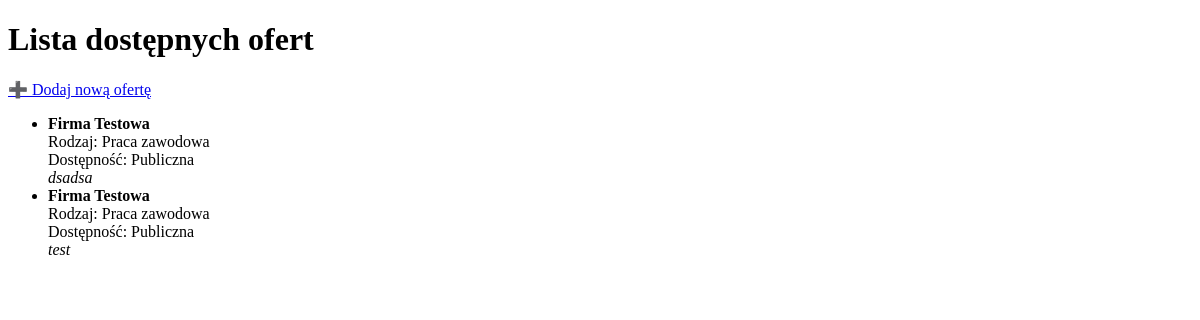
Page /oferty/ on the earlier database version.
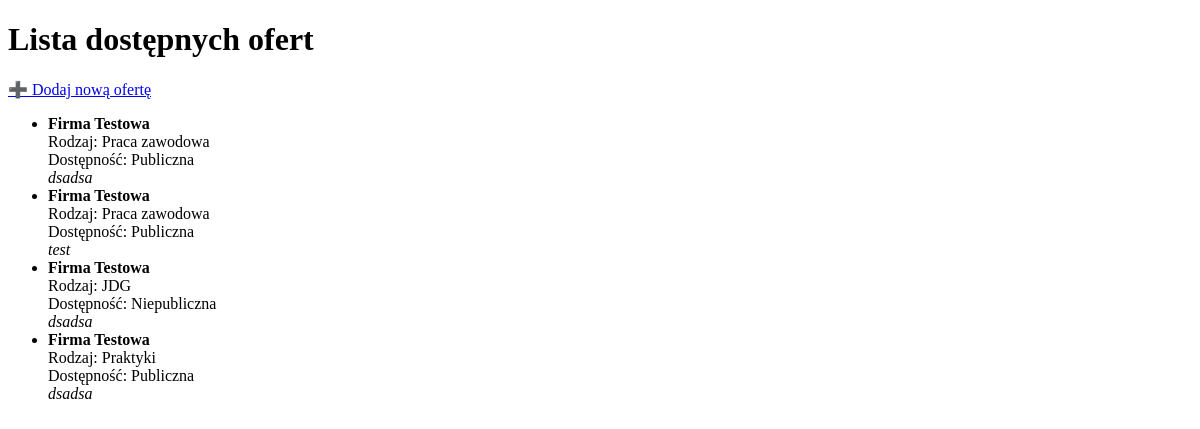
Same page on the later database version.
### aplikacjaTest/models.py (models this page shows, shortened)
class Oferta(models.Model):
    class Rodzaj(models.TextChoices):
        PRACA = "Praca zawodowa", "Praca zawodowa"
        PRAKTYKI = "Praktyki", "Praktyki"
        STAZ = "Staż", "Staż"
        JDG = "JDG", "JDG"
    class Dostepnosc(models.TextChoices):
        PUBLICZNA = "Publiczna", "Publiczna"
        NIEPUBLICZNA = "Niepubliczna", "Niepubliczna"
    pracodawca = models.ForeignKey(Pracodawca, on_delete=models.CASCADE)
    opis = models.TextField(null=True)
    rodzaj_zgloszenia = models.CharField(max_length=30, choices=Rodzaj.choices)
    dostepnosc_oferty = models.CharField(max_length=20, choices=Dostepnosc.choices)

class Pracodawca(models.Model):
    uzytkownik = models.OneToOneField(Uzytkownik, on_delete=models.CASCADE)
    adres = models.ForeignKey(Adres, on_delete=models.PROTECT)
    imie_przedstawiciela = models.CharField(max_length=50, null=True)
    nazwisko_przedstawiciela = models.CharField(max_length=50, null=True)
    nazwa_firmy = models.CharField(max_length=100, null=True)
    nip = models.CharField(max_length=10, null=True)

### aplikacjaTest/views/przegladajOferty.py (the view)
# urls.py: path("oferty/", OfertaListView.as_view(), name="lista_ofert"),
class OfertaListView(View):
    def get(self, request):
        oferty = Oferta.objects.all()  # możesz dodać filtr tylko publiczne
        return render(request, "oferta/oferta_lista.html", {"oferty": oferty})

### aplikacjaTest/templates/oferta/oferta_lista.html (shortened to what this page needs)
<!DOCTYPE html>
<html>
<head>
</head>
<body>
<h1>Lista dostępnych ofert</h1>
<a href="{% url 'dodaj_oferte' %}">➕ Dodaj nową ofertę</a>
<ul>
    {% for oferta in oferty %}
        <li>
            <strong>{{ oferta.pracodawca.nazwa_firmy }}</strong><br>
            Rodzaj: {{ oferta.rodzaj_zgloszenia }} <br>
            Dostępność: {{ oferta.dostepnosc_oferty }} <br>
            <em>{{ oferta.opis }}</em>
        </li>
    {% empty %}
        <li>Brak ofert.</li>
    {% endfor %}
</ul>
</body>
</html>

Differences in the rows shown:
added Oferta: pracodawca.nazwa_firmy "Firma Testowa", rodzaj_zgloszenia "JDG", dostepnosc_oferty "Niepubliczna", opis "dsadsa"
added Oferta: pracodawca.nazwa_firmy "Firma Testowa", rodzaj_zgloszenia "Praktyki", dostepnosc_oferty "Publiczna", opis "dsadsa"
